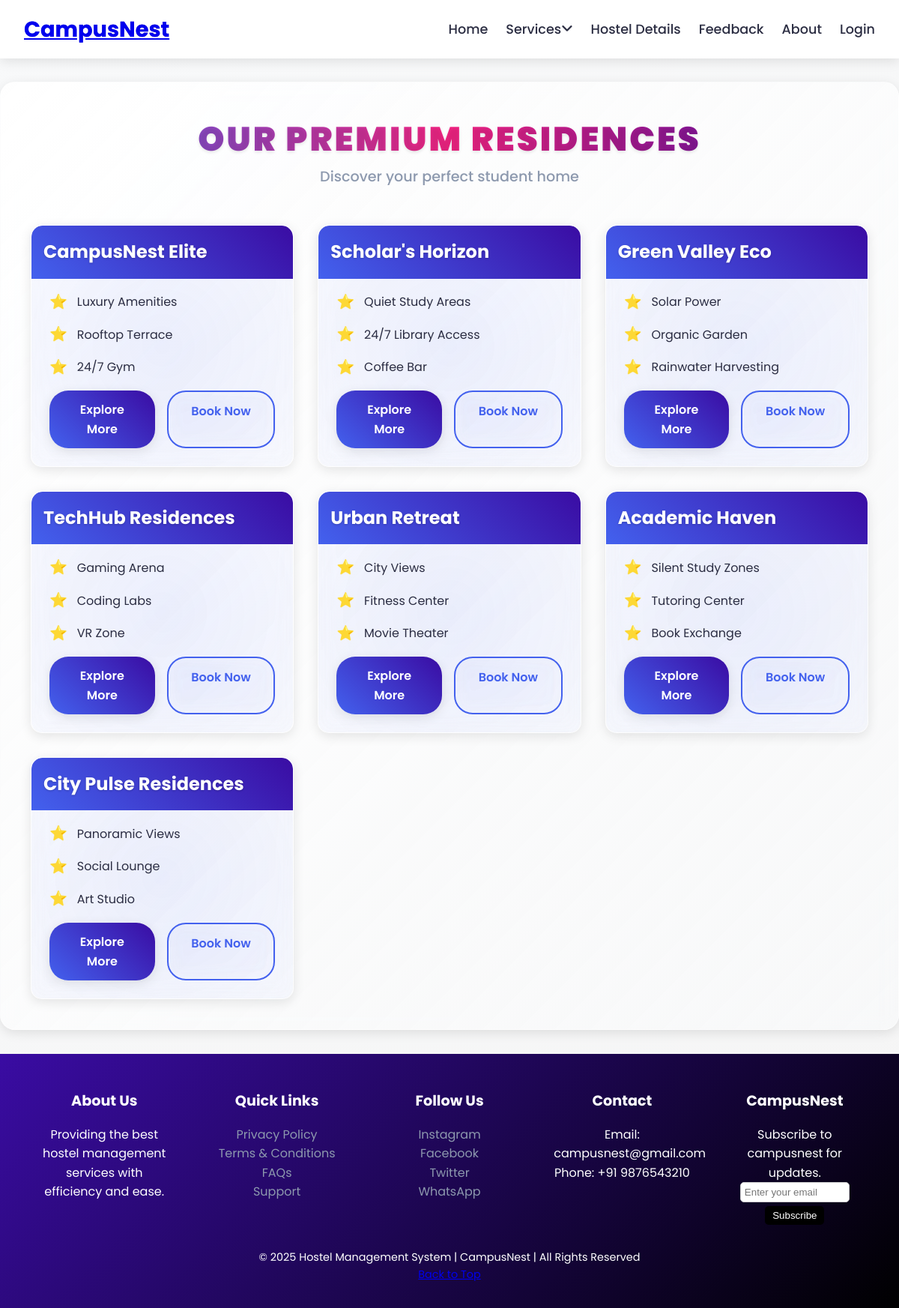
Page /hosteldetails/ on the committed database.
### Hostels/models.py (models this page shows, shortened)
class Hostel(models.Model):
    name = models.CharField(max_length=100)
    total_floors = models.PositiveIntegerField()
    main_image = models.ImageField(upload_to='hostels/')
    features = models.TextField(help_text="Comma-separated list of features")
    def feature_list(self):
        return [f.strip() for f in self.features.split(',')]

### Hostels/views.py (the view)
# urls.py: path('hosteldetails/', views.hostel_details, name='hostel_details'),
def hostel_details(request):
    hostels = Hostel.objects.all()
    return render(request, 'Rooms_hostel_details.html', {'hostels': hostels})

### Hostels/templates/Rooms_hostel_details.html (shortened to what this page needs)
{% extends 'Rooms_base.html' %}
{% load static %}
{% block content %}
<link rel="stylesheet" href="{% static 'css/Rooms_hostel_details.css' %}">
<br><br><br>
<div class="hostel-details-container">
    <div class="hostel-header">
        <h1>Our Premium Residences</h1>
        <p class="header-subtitle">Discover your perfect student home</p>
    </div>
    <div class="hostel-grid">
        {% for hostel in hostels %}
        <div class="hostel-card">
            <div class="hostel-header-card">
                <h2 class="hostel-title">{{ hostel.name }}</h2>
            </div>
            <ul class="feature-list">
                {% for feature in hostel.feature_list|slice:":3" %}
                <li>
                    <span class="feature-icon">⭐</span>
                    <span class="feature-text">{{ feature }}</span>
                </li>
                {% endfor %}
            </ul>
            <div class="action-buttons">
                <a href="#" class="btn btn-explore" data-bs-toggle="modal"
                   data-bs-target="#hostelModal{{ hostel.id }}">
                    Explore More
                </a>
                <a href="{% url 'room_allocation' %}" class="btn btn-book">Book Now</a>
            </div>
        </div>
        {% endfor %}
    </div>
</div>
{% endblock %}

### Hostels/static/css/Rooms_base.css (style rules this page uses)
:root { --primary: #4361ee; --secondary: #3a0ca3; --accent: #f72585; --success: #4CAF50; --warning: #FFD700; --danger: #d9534f; --text-dark: #2b2d42; --text-light: #8d99ae; --white: #ffffff; --light-bg: #f8f9fa; --shadow: 0 4px 15px rgba(0, 0, 0, 0.1); --shadow-hover: 0 8px 25px rgba(0, 0, 0, 0.2); --transition: all 0.3s ease; }
* { margin: 0; padding: 0; box-sizing: border-box; }
body { font-family: 'Poppins', sans-serif; background: linear-gradient(135deg, var(--light-bg), #f5f5f5); color: var(--text-dark); line-height: 1.6; }
h1, h2, h3, h4, h5 { font-weight: 700; }

### Hostels/static/css/Rooms_hostel_details.css (style rules this page uses)
:root { --primary: #4361ee; --secondary: #3a0ca3; --accent: #f72585; --success: #4CAF50; --warning: #FFD700; --danger: #d9534f; --text-dark: #2b2d42; --text-light: #8d99ae; --white: #ffffff; --light-bg: #f8f9fa; --shadow: 0 4px 15px rgba(0, 0, 0, 0.1); --shadow-hover: 0 8px 25px rgba(0, 0, 0, 0.2); --glass-bg: rgba(255, 255, 255, 0.15); --glass-border: rgba(255, 255, 255, 0.3); --transition: all 0.3s ease; }
.hostel-details-container { max-width: 1200px; margin: 2rem auto; padding: 2.5rem; background: linear-gradient(135deg, rgba(255, 255, 255, 0.9), rgba(248, 249, 250, 0.7)); border-radius: 20px; box-shadow: var(--shadow); position: relative; overflow: hidden; backdrop-filter: blur(10px); border: 1px solid var(--glass-border); min-height: 100vh; }
.hostel-header { text-align: center; margin-bottom: 3rem; position: relative; z-index: 1; }
.hostel-header h1 { font-size: 2.8rem; font-weight: 900; color: transparent; background: linear-gradient(90deg, var(--primary), var(--accent), var(--secondary)); -webkit-background-clip: text; background-clip: text; text-transform: uppercase; letter-spacing: 3px; text-shadow: 0 2px 4px rgba(0, 0, 0, 0.1); }
.header-subtitle { font-size: 1.2rem; color: var(--text-light); font-weight: 500; }
.hostel-grid { display: grid; grid-template-columns: repeat(auto-fit, minmax(280px, 1fr)); gap: 2rem; }
.hostel-card { background: var(--glass-bg); border-radius: 15px; padding: 1.5rem; box-shadow: var(--shadow); transition: var(--transition); border: 1px solid var(--glass-border); position: relative; overflow: hidden; backdrop-filter: blur(10px); }
.hostel-card::before { content: ''; position: absolute; top: -60%; left: -60%; width: 220%; height: 220%; background: radial-gradient(circle, rgba(67, 97, 238, 0.1) 0%, transparent 70%); animation: rotate 20s infinite linear; z-index: 0; }
.hostel-header-card { margin: -1.5rem -1.5rem 1rem -1.5rem; padding: 1rem; background: linear-gradient(45deg, var(--primary), var(--secondary)); border-radius: 15px 15px 0 0; position: relative; z-index: 1; }
.hostel-title { font-size: 1.5rem; font-weight: 700; color: var(--white); margin: 0; text-shadow: 0 1px 3px rgba(0, 0, 0, 0.2); }
.feature-list { list-style: none; padding: 0; margin: 1rem 0; position: relative; z-index: 1; }
.feature-list li { display: flex; align-items: center; margin: 0.8rem 0; font-size: 1rem; color: var(--text-dark); }
.feature-icon { margin-right: 0.8rem; color: var(--accent); font-size: 1.2rem; }
.feature-text { flex: 1; }
.action-buttons { display: flex; gap: 1rem; position: relative; z-index: 1; }
.btn { padding: 0.8rem 1.5rem; border-radius: 25px; text-decoration: none; font-weight: 600; text-align: center; transition: var(--transition); flex: 1; position: relative; overflow: hidden; }
.btn-explore { background: linear-gradient(45deg, var(--primary), var(--secondary)); color: var(--white); box-shadow: var(--shadow); }
.btn-book { background: var(--glass-bg); color: var(--primary); border: 2px solid var(--primary); backdrop-filter: blur(10px); }
.btn::after { content: ''; position: absolute; top: 50%; left: 50%; width: 0; height: 0; background: rgba(255, 255, 255, 0.2); border-radius: 50%; transform: translate(-50%, -50%); transition: width 0.6s ease, height 0.6s ease; }

### rows in the picture
Hostel: name "CampusNest Elite", feature_list "Luxury Amenities" "Rooftop Terrace" "24/7 Gym"
Hostel: name "Scholar's Horizon", feature_list "Quiet Study Areas" "24/7 Library Access" "Coffee Bar"
Hostel: name "Green Valley Eco", feature_list "Solar Power" "Organic Garden" "Rainwater Harvesting"
Hostel: name "TechHub Residences", feature_list "Gaming Arena" "Coding Labs" "VR Zone"
Hostel: name "Urban Retreat", feature_list "City Views" "Fitness Center" "Movie Theater"
Hostel: name "Academic Haven", feature_list "Silent Study Zones" "Tutoring Center" "Book Exchange"
Hostel: name "City Pulse Residences", feature_list "Panoramic Views" "Social Lounge" "Art Studio"
